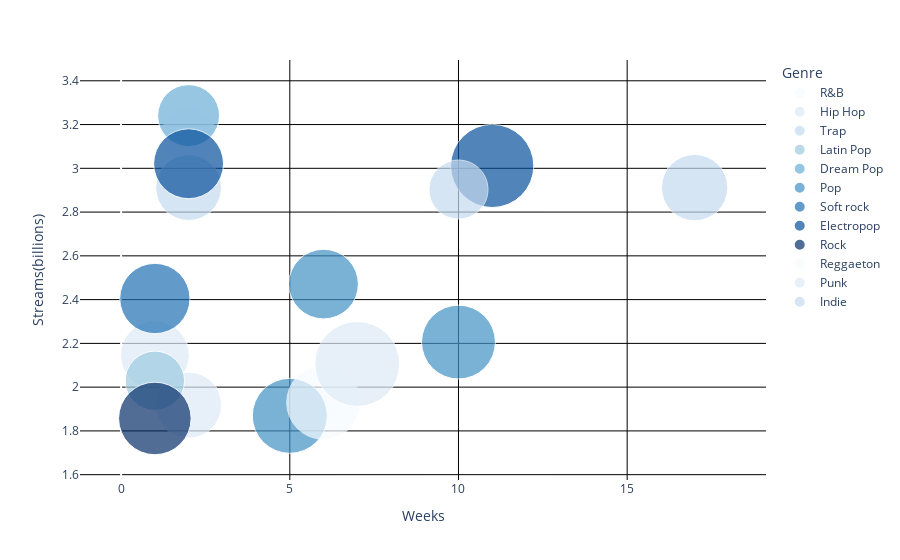

This figure's notebook cell:
### Code cell
import plotly.express as px

# Get unique artists
unique_artists = merged_df['Genre'].unique()

# Define a color map with different shades of green for each artist
color_map = {artist: px.colors.sequential.Blues[i % len(px.colors.sequential.Blues)]
             for i, artist in enumerate(unique_artists)}

# Create the scatter plot
fig = px.scatter(merged_df, x="Weeks", y="Streams(billions)", size="Avs.", color="Genre",
                 hover_name="Song", size_max=60, color_discrete_map=color_map)

# Update layout to set background color to white and add grid lines
fig.update_layout(
    plot_bgcolor='white',  # Set background color to white
    xaxis=dict(showgrid=True, gridcolor='black'),  # Show x-axis grid lines and set color to black
    yaxis=dict(showgrid=True, gridcolor='black'),  # Show y-axis grid lines and set color to black
)

# Show the plot
fig.show()

### Figure 1 — Plotly figure (JSON) as saved in the notebook; plotly's stock layout.template omitted (floating-point values rounded to 4 significant figures)
{"data": [{"hovertemplate": "<b>%{hovertext}</b><br><br>Genre=R&B<br>Weeks=%{x}<br>Streams(billions)=%{y}<br>Avs.=%{marker.size}<extra></extra>", "hovertext": ["Starboy"], "legendgroup": "R&B", "marker": {"color": "rgb(247,251,255)", "size": [25.5], "sizemode": "area", "sizeref": 0.01756, "symbol": "circle"}, "mode": "markers", "name": "R&B", "orientation": "v", "showlegend": true, "type": "scatter", "x": [2], "xaxis": "x", "y": [3.15], "yaxis": "y"}, {"hovertemplate": "<b>%{hovertext}</b><br><br>Genre=Hip Hop<br>Weeks=%{x}<br>Streams(billions)=%{y}<br>Avs.=%{marker.size}<extra></extra>", "hovertext": ["Humble", "Better Now"], "legendgroup": "Hip Hop", "marker": {"color": "rgb(222,235,247)", "size": [41.4, 38.2], "sizemode": "area", "sizeref": 0.01756, "symbol": "circle"}, "mode": "markers", "name": "Hip Hop", "orientation": "v", "showlegend": true, "type": "scatter", "x": [1, 2], "xaxis": "x", "y": [2.146, 1.918], "yaxis": "y"}, {"hovertemplate": "<b>%{hovertext}</b><br><br>Genre=Trap<br>Weeks=%{x}<br>Streams(billions)=%{y}<br>Avs.=%{marker.size}<extra></extra>", "hovertext": ["Rockstar", "Rockstar"], "legendgroup": "Trap", "marker": {"color": "rgb(198,219,239)", "size": [38.6, 38], "sizemode": "area", "sizeref": 0.01756, "symbol": "circle"}, "mode": "markers", "name": "Trap", "orientation": "v", "showlegend": true, "type": "scatter", "x": [17, 2], "xaxis": "x", "y": [2.912, 2.912], "yaxis": "y"}, {"hovertemplate": "<b>%{hovertext}</b><br><br>Genre=Latin Pop<br>Weeks=%{x}<br>Streams(billions)=%{y}<br>Avs.=%{marker.size}<extra></extra>", "hovertext": ["Havana"], "legendgroup": "Latin Pop", "marker": {"color": "rgb(158,202,225)", "size": [30.9], "sizemode": "area", "sizeref": 0.01756, "symbol": "circle"}, "mode": "markers", "name": "Latin Pop", "orientation": "v", "showlegend": true, "type": "scatter", "x": [1], "xaxis": "x", "y": [2.029], "yaxis": "y"}, {"hovertemplate": "<b>%{hovertext}</b><br><br>Genre=Dream Pop<br>Weeks=%{x}<br>Streams(billions)=%{y}<br>Avs.=%{marker.size}<extra></extra>", "hovertext": ["Sunflower"], "legendgroup": "Dream Pop", "marker": {"color": "rgb(107,174,214)", "size": [33.6], "sizemode": "area", "sizeref": 0.01756, "symbol": "circle"}, "mode": "markers", "name": "Dream Pop", "orientation": "v", "showlegend": true, "type": "scatter", "x": [2], "xaxis": "x", "y": [3.241], "yaxis": "y"}, {"hovertemplate": "<b>%{hovertext}</b><br><br>Genre=Pop<br>Weeks=%{x}<br>Streams(billions)=%{y}<br>Avs.=%{marker.size}<extra></extra>", "hovertext": ["7 Rings", "Bad Guy", "Montero (Call Me by Your Name)"], "legendgroup": "Pop", "marker": {"color": "rgb(66,146,198)", "size": [47.9, 42.6, 49.4], "sizemode": "area", "sizeref": 0.01756, "symbol": "circle"}, "mode": "markers", "name": "Pop", "orientation": "v", "showlegend": true, "type": "scatter", "x": [10, 6, 5], "xaxis": "x", "y": [2.206, 2.471, 1.869], "yaxis": "y"}, {"hovertemplate": "<b>%{hovertext}</b><br><br>Genre=Soft rock<br>Weeks=%{x}<br>Streams(billions)=%{y}<br>Avs.=%{marker.size}<extra></extra>", "hovertext": ["Circles"], "legendgroup": "Soft rock", "marker": {"color": "rgb(33,113,181)", "size": [43.4], "sizemode": "area", "sizeref": 0.01756, "symbol": "circle"}, "mode": "markers", "name": "Soft rock", "orientation": "v", "showlegend": true, "type": "scatter", "x": [1], "xaxis": "x", "y": [2.405], "yaxis": "y"}, {"hovertemplate": "<b>%{hovertext}</b><br><br>Genre=Electropop<br>Weeks=%{x}<br>Streams(billions)=%{y}<br>Avs.=%{marker.size}<extra></extra>", "hovertext": ["Dance Monkey", "Stay"], "legendgroup": "Electropop", "marker": {"color": "rgb(8,81,156)", "size": [42.9, 60.8], "sizemode": "area", "sizeref": 0.01756, "symbol": "circle"}, "mode": "markers", "name": "Electropop", "orientation": "v", "showlegend": true, "type": "scatter", "x": [2, 11], "xaxis": "x", "y": [3.021, 3.011], "yaxis": "y"}, {"hovertemplate": "<b>%{hovertext}</b><br><br>Genre=Rock<br>Weeks=%{x}<br>Streams(billions)=%{y}<br>Avs.=%{marker.size}<extra></extra>", "hovertext": ["The Box"], "legendgroup": "Rock", "marker": {"color": "rgb(8,48,107)", "size": [46.2], "sizemode": "area", "sizeref": 0.01756, "symbol": "circle"}, "mode": "markers", "name": "Rock", "orientation": "v", "showlegend": true, "type": "scatter", "x": [1], "xaxis": "x", "y": [1.857], "yaxis": "y"}, {"hovertemplate": "<b>%{hovertext}</b><br><br>Genre=Reggaeton<br>Weeks=%{x}<br>Streams(billions)=%{y}<br>Avs.=%{marker.size}<extra></extra>", "hovertext": ["Dakiti"], "legendgroup": "Reggaeton", "marker": {"color": "rgb(247,251,255)", "size": [47.7], "sizemode": "area", "sizeref": 0.01756, "symbol": "circle"}, "mode": "markers", "name": "Reggaeton", "orientation": "v", "showlegend": true, "type": "scatter", "x": [6], "xaxis": "x", "y": [1.93], "yaxis": "y"}, {"hovertemplate": "<b>%{hovertext}</b><br><br>Genre=Punk<br>Weeks=%{x}<br>Streams(billions)=%{y}<br>Avs.=%{marker.size}<extra></extra>", "hovertext": ["Good 4 U"], "legendgroup": "Punk", "marker": {"color": "rgb(222,235,247)", "size": [63.2], "sizemode": "area", "sizeref": 0.01756, "symbol": "circle"}, "mode": "markers", "name": "Punk", "orientation": "v", "showlegend": true, "type": "scatter", "x": [7], "xaxis": "x", "y": [2.106], "yaxis": "y"}, {"hovertemplate": "<b>%{hovertext}</b><br><br>Genre=Indie<br>Weeks=%{x}<br>Streams(billions)=%{y}<br>Avs.=%{marker.size}<extra></extra>", "hovertext": ["Heat Waves"], "legendgroup": "Indie", "marker": {"color": "rgb(198,219,239)", "size": [30.7], "sizemode": "area", "sizeref": 0.01756, "symbol": "circle"}, "mode": "markers", "name": "Indie", "orientation": "v", "showlegend": true, "type": "scatter", "x": [10], "xaxis": "x", "y": [2.903], "yaxis": "y"}], "layout": {"legend": {"itemsizing": "constant", "title": {"text": "Genre"}, "tracegroupgap": 0}, "margin": {"t": 60}, "plot_bgcolor": "white", "xaxis": {"anchor": "y", "domain": [0, 1], "gridcolor": "black", "showgrid": true, "title": {"text": "Weeks"}}, "yaxis": {"anchor": "x", "domain": [0, 1], "gridcolor": "black", "showgrid": true, "title": {"text": "Streams(billions)"}}}}
